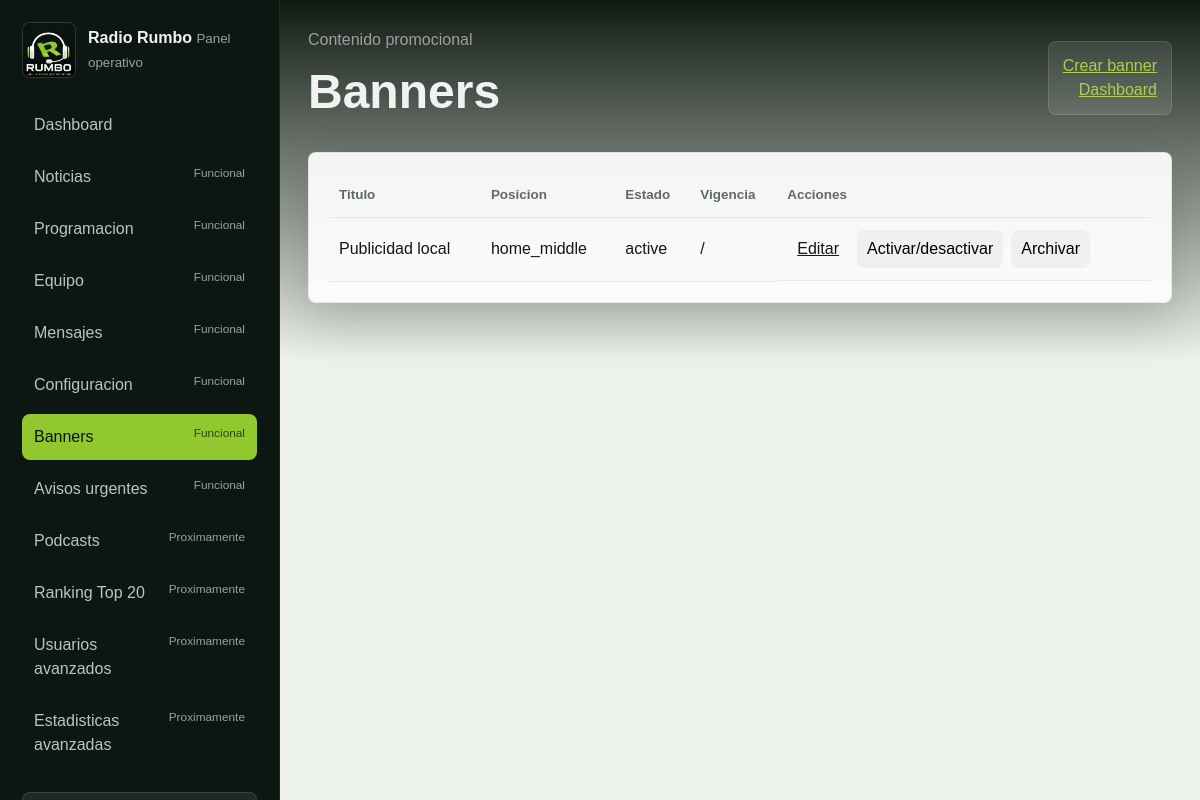
Page /admin/banners/index.php (signed in) on the committed database.
### tables this page shows
CREATE TABLE banners (
    id INT UNSIGNED AUTO_INCREMENT PRIMARY KEY,
    title VARCHAR(160) NOT NULL,
    subtitle VARCHAR(255) NULL,
    image_path VARCHAR(255) NULL,
    link_url VARCHAR(255) NULL,
    position ENUM('home_hero', 'home_middle', 'sidebar', 'footer') NOT NULL DEFAULT 'home_middle',
    status ENUM('draft', 'active', 'inactive', 'archived') NOT NULL DEFAULT 'draft',
    start_at DATETIME NULL,
    end_at DATETIME NULL,
    display_order INT UNSIGNED NOT NULL DEFAULT 0,
    created_at TIMESTAMP DEFAULT CURRENT_TIMESTAMP,
    updated_at TIMESTAMP DEFAULT CURRENT_TIMESTAMP ON UPDATE CURRENT_TIMESTAMP
);

### app/Core/View.php (called while the page is built, shortened)
<?php
final class View
{
    public static function render(string $view, array $data = []): void
    {
        $basePath = dirname(__DIR__, 2) . DIRECTORY_SEPARATOR . 'resources' . DIRECTORY_SEPARATOR . 'views';
        $relativePath = str_replace('.', DIRECTORY_SEPARATOR, $view) . '.php';
        $viewPath = $basePath . DIRECTORY_SEPARATOR . $relativePath;
        $realViewPath = realpath($viewPath);
        extract($data, EXTR_SKIP);
        require $realViewPath;
    }
}

### app/Controllers/Admin/BannerController.php (called while the page is built, shortened)
<?php
final class BannerController
{
    public function index(array $mock): void
    {
        $user = $this->requireUser();
        try {
            $items = $this->bannerService()->allForAdmin();
            $error = null;
        } catch (Throwable) {
            $items = [];
            $error = 'No se pudo cargar banners.';
        }
        View::render('layouts.admin', [
            'active' => 'banners',
            'banners' => $items,
            'contentView' => 'banners/index',
            'error' => $error,
            'flashSuccess' => $this->sessions()->flash('success'),
            'mock' => $mock,
            'pageTitle' => 'Radio Rumbo - Banners',
            'user' => $user,
        ]);
    }
    private function requireUser(): array
    {
        $user = $this->sessions()->user();
        return $user;
    }
    private function sessions(): SessionService
    {
        if (!$this->session instanceof SessionService) {
            $this->session = new SessionService();
        }
        return $this->session;
    }
    private function bannerService(): BannerService
    {
        if (!$this->banners instanceof BannerService) {
            $this->banners = new BannerService();
        }
        return $this->banners;
    }
}

### public/admin/banners/index.php (called while the page is built, shortened)
<?php
$rootPath = rr_bootstrap();
$controller = new BannerController();
$controller->index(rr_mock_data($rootPath));

### app/Core/Database.php (called while the page is built, shortened)
<?php
final class Database
{
    private static ?PDO $connection = null;
    public static function connection(): PDO
    {
        if (self::$connection instanceof PDO) {
            return self::$connection;
        }
        $host = self::env('DB_HOST', '127.0.0.1');
        $port = self::env('DB_PORT', '3306');
        $database = self::env('DB_DATABASE', 'radio_rumbo');
        $username = self::env('DB_USERNAME', 'root');
        $password = self::env('DB_PASSWORD', '');
        $dsn = sprintf(
            'mysql:host=%s;port=%s;dbname=%s;charset=utf8mb4',
            $host,
            $port,
            $database
        );
        try {
            self::$connection = new PDO($dsn, $username, $password, [
                PDO::ATTR_ERRMODE => PDO::ERRMODE_EXCEPTION,
                PDO::ATTR_DEFAULT_FETCH_MODE => PDO::FETCH_ASSOC,
                PDO::ATTR_EMULATE_PREPARES => false,
            ]);
        } catch (PDOException $exception) {
            throw new PDOException(
                'No se pudo conectar con la base de datos.',
                (int) $exception->getCode(),
                $exception
            );
        }
        return self::$connection;
    }
    private static function env(string $key, string $default = ''): string
    {
        $value = $_ENV[$key] ?? $_SERVER[$key] ?? getenv($key);
        return is_string($value) && $value !== '' ? $value : $default;
    }
}

### app/Models/Banner.php (called while the page is built, shortened)
<?php
final class Banner
{
    public function active(): array
    {
        $statement = $this->pdo()->prepare(
            'SELECT id, title, subtitle, image_path, link_url, position, status, start_at, end_at, display_order
             FROM banners
             WHERE status = :status
               AND (start_at IS NULL OR start_at <= CURRENT_TIMESTAMP)
               AND (end_at IS NULL OR end_at >= CURRENT_TIMESTAMP)
             ORDER BY display_order, id DESC'
        );
        $statement->execute(['status' => 'active']);
        return $this->rows($statement->fetchAll());
    }
    private function rows(array $rows): array
    {
        $result = [];
        foreach ($rows as $row) {
            if (is_array($row)) {
                $result[] = $row;
            }
        }
        return $result;
    }
    private function pdo(): PDO
    {
        return $this->connection ?? Database::connection();
    }
}

### app/Services/BannerService.php (called while the page is built, shortened)
<?php
final class BannerService
{
    public function active(): array
    {
        return $this->repository()->active();
    }
    private function repository(): Banner
    {
        if (!$this->banners instanceof Banner) {
            $this->banners = new Banner();
        }
        return $this->banners;
    }
}

### public/bootstrap.php (called while the page is built, shortened)
<?php
function rr_mock_data(string $rootPath): array
{
    $data = require $rootPath . '/config/mock-data.php';
    $mock = is_array($data) ? $data : [];
    $mock['station'] = (new SettingService())->station($mock);
    $mock['active_banners'] = rr_active_banners();
    $mock['urgent_notices'] = rr_active_notices();
    return $mock;
}
function rr_active_banners(): array
{
    try {
        return (new BannerService())->active();
    } catch (Throwable) {
        return [];
    }
}
function rr_active_notices(): array
{
    try {
        return (new UrgentNoticeService())->active();
    } catch (Throwable) {
        return [];
    }
}

### app/Helpers/SecurityHelper.php (called while the page is built, shortened)
<?php
final class SecurityHelper
{
    public static function e(string $value): string
    {
        return htmlspecialchars($value, ENT_QUOTES | ENT_SUBSTITUTE, 'UTF-8');
    }
}

### resources/views/admin/banners/index.php (the view, shortened to what this page needs)
<?php
$items = is_array($banners ?? null) ? $banners : [];
?>
<header class="admin-topbar">
    <div><span>Contenido promocional</span><h1>Banners</h1></div>
    <div class="admin-profile"><a href="/admin/banners/create/">Crear banner</a><a href="/admin/dashboard/">Dashboard</a></div>
</header>
<section class="admin-panel">
    <table>
        <thead><tr><th>Titulo</th><th>Posicion</th><th>Estado</th><th>Vigencia</th><th>Acciones</th></tr></thead>
        <tbody>
            <?php foreach ($items as $item): ?>
                <tr>
                    <td><?= $e((string) $item['title']) ?></td>
                    <td><?= $e((string) $item['position']) ?></td>
                    <td><?= $e((string) $item['status']) ?></td>
                    <td><?= $e((string) ($item['start_at'] ?? '')) ?> / <?= $e((string) ($item['end_at'] ?? '')) ?></td>
                    <td class="table-actions">
                        <a href="/admin/banners/edit/?id=<?= $e((string) $item['id']) ?>">Editar</a>
                        <form action="/admin/banners/" method="post"><button type="submit">Activar/desactivar</button></form>
                        <form action="/admin/banners/" method="post"><button type="submit">Archivar</button></form>
                    </td>
                </tr>
            <?php endforeach; ?>
        </tbody>
    </table>
</section>

### public/assets/css/main.css (style rules this page uses)
:root { --color-primary: #91C82D; --color-primary-light: #AAD14A; --color-primary-dark: #72A223; --color-bg-dark: #09110C; --color-white-soft: #F2F2F2; --color-muted: #9DA09E; --color-ink: #121813; --color-panel: rgba(255, 255, 255, 0.12); --color-line: rgba(255, 255, 255, 0.16); --space-1: 8px; --space-2: 12px; --space-3: 18px; --space-4: 24px; --space-5: 36px; --space-6: 56px; --radius: 8px; --shadow: 0 18px 50px rgba(9, 17, 12, 0.18); }
* { box-sizing: border-box; }
html { scroll-behavior: smooth; }
body { margin: 0; color: var(--color-ink); background: #f1f4ef; font-family: Arial, Helvetica, sans-serif; line-height: 1.5; }
a { color: inherit; }
button, input, textarea { font: inherit; }
.btn, button { min-height: 42px; padding: 10px 16px; border: 0; border-radius: var(--radius); cursor: pointer; text-decoration: none; }

### public/assets/css/admin.css (style rules this page uses)
.admin-shell-body, .admin-login-body { min-height: 100vh; color: var(--color-white-soft); background: var(--color-bg-dark); }
.admin-brand small, .admin-topbar span, .admin-role-box small { color: var(--color-muted); }
.admin-topbar { display: flex; align-items: center; justify-content: space-between; gap: 20px; margin-bottom: 24px; }
.admin-topbar h1 { margin: 4px 0 0; font-size: clamp(2rem, 4vw, 3.5rem); letter-spacing: 0; }
.admin-profile { display: grid; justify-items: end; padding: 12px 14px; background: rgba(255, 255, 255, 0.1); border: 1px solid rgba(255, 255, 255, 0.12); border-radius: var(--radius); }
.admin-profile a { color: var(--color-primary-light); }
.admin-stats article, .admin-panel { padding: 20px; color: var(--color-ink); background: rgba(255, 255, 255, 0.92); border: 1px solid rgba(9, 17, 12, 0.08); border-radius: var(--radius); box-shadow: var(--shadow); }
table { width: 100%; border-collapse: collapse; }
th, td { padding: 12px 10px; text-align: left; border-bottom: 1px solid rgba(9, 17, 12, 0.08); }
th { color: #5f6b62; font-size: 0.84rem; }
.table-actions { display: flex; flex-wrap: wrap; gap: 8px; align-items: center; }
.table-actions a, .table-actions button { min-height: 34px; padding: 7px 10px; }

### rows in the picture
banners: title "Publicidad local", position "home_middle", status "active"

### other values in the picture
$e($item['label']) "Dashboard"
$e($item['label']) "Noticias"
$e($item['status']) "Funcional"
$e($item['label']) "Programacion"
$e($item['label']) "Equipo"
$e($item['label']) "Mensajes"
$e($item['label']) "Configuracion"
$e($item['label']) "Banners"
$e($item['label']) "Avisos urgentes"
$e($item['label']) "Podcasts"
$e($item['status']) "Proximamente"
$e($item['label']) "Ranking Top 20"
$e($item['label']) "Usuarios avanzados"
$e($item['label']) "Estadisticas avanzadas"
